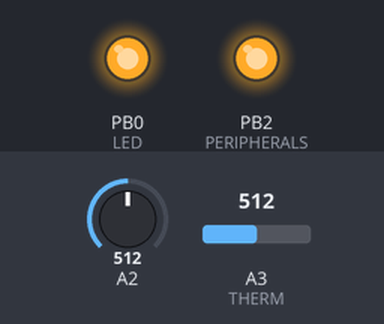
Simulated run of this sketch. Board: ATtiny85, built with avr-gcc and run on an emulated ATtiny85. Shown: output pins drawn as LEDs (lit = HIGH). The inputs (shaded band) are chosen by the test bench; at power-on: A2 = 512, A3 (THERM) = 512. No radio packets arrive unless stated.

Above: at 0.3 s.
At 19.1 s:
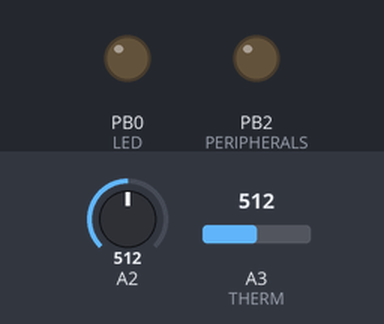
At 37.62 s:
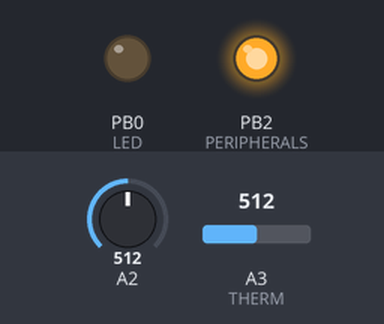
Timing chart, 0 to 45.6 s (numbered marks = the images above):
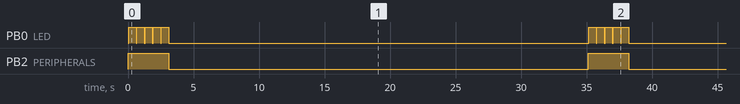

The sketch:

VirtualWireTMP36Send.ino
```cpp
/*******************************************************************************************
 * Send Thermistor readings wirelessly via 433 Mhz cheapo transmitter
 * CEF 6-24-2013
 * Revisions:
 * 0.11 - added 2N222 to act as PTT for transmitter (it doesn't have one built in)
 * 0.12 - added power down ADC for extra power savings
 *
 * TODO - add voltage monitor reading for 9V battery to data packet
 ********************************************************************************************/

#include<VirtualWire.h>
#include<Narcoleptic.h>
#include <EasyTransferVirtualWire.h>

// pins used
#define LED 0
#define PERIPHERALS 2
#define THERM A3
#define BATTERY 2
#define NO_SUCH_PIN -1

#define SENDINTERVAL 4    // how many 8 second sleep cycles to wait before transmitting
#define REPEATMESSAGE 5   // how many times to transmit the packet for redundancy

EasyTransferVirtualWire ET;

struct SEND_DATA_STRUCT
{
  int batteryVoltage;
  int sample1;
  int sample2;
  int sample3;
  int sample4;
  int sample5;
};

SEND_DATA_STRUCT samples;

void setup()
{

  pinMode(PERIPHERALS, OUTPUT);
  pinMode(LED, OUTPUT);

  vw_setup(2000);	 // Bits per sec
  vw_set_tx_pin(1);
  //vw_set_ptt_pin(NO_SUCH_PIN);  // we will control PTT ourselves

  ET.begin(details(samples));
}

void loop()
{
  static byte wakeCount = 0;

  if (wakeCount % SENDINTERVAL == 0)
  {
    transmitSampleSet();
  }
  wakeCount++;
  Narcoleptic.delay(8000);  // put the cpu to sleep for 8 secs

}

void transmitSampleSet()
{
  //adcOn();
  digitalWrite(PERIPHERALS, HIGH);        // switch on transmitter, temperature sensor and battery monitor
  for(byte i = 0; i < REPEATMESSAGE; i++)
  {
    sendSample();
  }
  digitalWrite(PERIPHERALS, LOW);        // switch all sensor circuits and transmitter off to save power
  //adcOff();

}

void sendSample()
{

  analogReference(INTERNAL);
  delay(10); // give aref time to settle
  // throw away a few because we changed the AREF per datasheet
  analogRead(THERM);
  analogRead(THERM);

  samples.sample1 = analogRead(THERM);
  delay(10);

  samples.sample2 = analogRead(THERM);
  delay(10);

  samples.sample3 = analogRead(THERM);
  delay(10);

  samples.sample4 = analogRead(THERM);
  delay(10);

  samples.sample5 = analogRead(THERM);

  analogReference(DEFAULT);
  delay(10);  // give aref a chance to settle
  analogRead(BATTERY);
  analogRead(BATTERY);

  samples.batteryVoltage = analogRead(BATTERY);


  digitalWrite(LED, HIGH); // Flash a light to show transmitting
  ET.sendData();
  delay(500);
  digitalWrite(LED, LOW);  // LED off
}

void adcOn()
{
  bitSet(ADCSRA,ADEN);  // set enable bit in ADC Control Reg
  delay(10);             // give ADC time to stabilize
}

void adcOff()
{
  bitClear(ADCSRA, ADEN);  // clear enable bit in ADC Control Reg
}

long readVcc() {
  long result;
  // Read 1.1V reference against AVcc
  ADMUX = _BV(REFS0) | _BV(MUX3) | _BV(MUX2) | _BV(MUX1);
  delay(2); // Wait for Vref to settle
  ADCSRA |= _BV(ADSC); // Convert
  while (bit_is_set(ADCSRA,ADSC));
  result = ADCL;
  result |= ADCH<<8;
  result = 1125300L / result; // Back-calculate AVcc in mV
  return result;
}
```

Measured:
- by itself, PB0 (LED): repeats every 35.1 s: 4 × (LOW 0.06 s, HIGH 0.56 s), LOW 32.1 s, HIGH 0.56 s
- by itself, PB2 (PERIPHERALS): alternates HIGH for 3.1 s and LOW for 32.0 s
- by itself, everything shown: repeats every 35.1 s, in 11 steps
